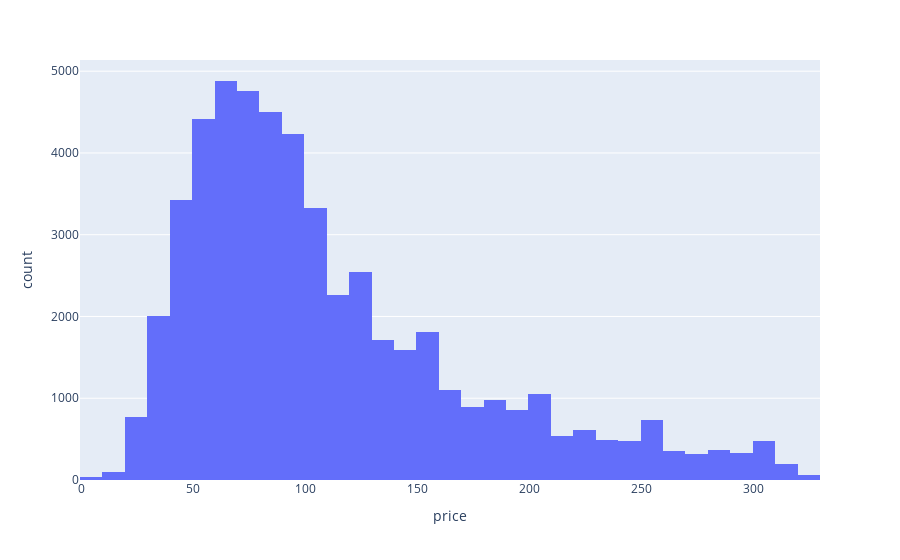

Notebook code cell kept with this figure:
### Code cell
"""Faire une répartition des prix en fonction du quartier sur dash avec du callback"""

# Trop grande distribution des prix
#prixPlot["price"] = prixPlot["price"].apply(lambda x: x if x < 2000 else 2000)
prixPlot = listing.loc[(listing['price'] <= 320)]
fig = px.histogram(prixPlot, x='price', nbins=60)
f = fig.full_figure_for_development(warn=False)
xbins = f.data[0].xbins
plotbins = list(np.arange(start=xbins['start'], stop=xbins['end']+xbins['size'], step=xbins['size']))
counts, bins = np.histogram(list(f.data[0].x), bins=plotbins)
print(counts, bins)
fig.show()

### Figure 1 — Plotly figure (JSON) as saved in the notebook; plotly's stock layout.template omitted (floating-point values rounded to 4 significant figures; data arrays with more than 128 entries replaced by an {"elided": "..."} marker saying what was removed)
{"data": [{"alignmentgroup": "True", "bingroup": "x", "hovertemplate": "price=%{x}<br>count=%{y}<extra></extra>", "legendgroup": "", "marker": {"color": "#636efa", "pattern": {"shape": ""}}, "name": "", "nbinsx": 60, "offsetgroup": "", "orientation": "v", "showlegend": false, "type": "histogram", "x": {"elided": "52178 int values"}, "xaxis": "x", "yaxis": "y"}], "layout": {"barmode": "relative", "legend": {"tracegroupgap": 0}, "margin": {"t": 60}, "xaxis": {"anchor": "y", "domain": [0, 1], "title": {"text": "price"}}, "yaxis": {"anchor": "x", "domain": [0, 1], "title": {"text": "count"}}}}
